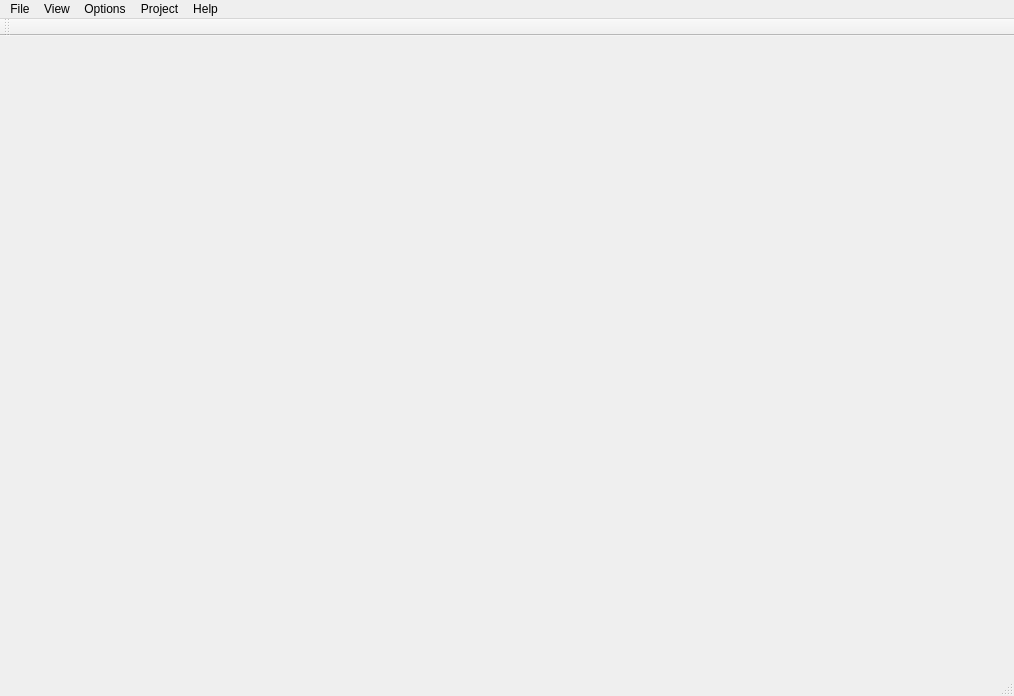
<?xml version="1.0" encoding="UTF-8"?>
<ui version="4.0">
 <class>MainWindow</class>
 <widget class="QMainWindow" name="MainWindow">
  <property name="geometry">
   <rect>
    <x>0</x>
    <y>0</y>
    <width>1014</width>
    <height>696</height>
   </rect>
  </property>
  <property name="windowTitle">
   <string>MainWindow</string>
  </property>
  <widget class="QWidget" name="centralWidget"/>
  <widget class="QMenuBar" name="menuBar">
   <property name="geometry">
    <rect>
     <x>0</x>
     <y>0</y>
     <width>1014</width>
     <height>26</height>
    </rect>
   </property>
   <widget class="QMenu" name="menuFile">
    <property name="title">
     <string>File</string>
    </property>
    <addaction name="actionOpen"/>
    <addaction name="separator"/>
    <addaction name="actionExit"/>
   </widget>
   <widget class="QMenu" name="menuView">
    <property name="title">
     <string>View</string>
    </property>
    <addaction name="separator"/>
    <addaction name="actionFit_To_Window"/>
    <addaction name="separator"/>
   </widget>
   <widget class="QMenu" name="menuOptions">
    <property name="title">
     <string>Options</string>
    </property>
    <addaction name="actionShow_Brief_Only"/>
    <addaction name="actionShow_Only_Missing"/>
    <addaction name="actionShow_Fake_Blocks_and_Arcs"/>
    <addaction name="actionShow_Demangle_Names"/>
    <addaction name="separator"/>
    <addaction name="actionProject_Directory"/>
    <addaction name="actionSource_Directories"/>
    <addaction name="actionBuild_Directories"/>
   </widget>
   <widget class="QMenu" name="menuHelp">
    <property name="title">
     <string>Help</string>
    </property>
    <addaction name="actionHow_To"/>
    <addaction name="actionAbout_Trucov"/>
   </widget>
   <widget class="QMenu" name="menuRun">
    <property name="title">
     <string>Project</string>
    </property>
    <addaction name="actionRun"/>
   </widget>
   <addaction name="menuFile"/>
   <addaction name="menuView"/>
   <addaction name="menuOptions"/>
   <addaction name="menuRun"/>
   <addaction name="menuHelp"/>
  </widget>
  <widget class="QToolBar" name="mainToolBar">
   <attribute name="toolBarArea">
    <enum>TopToolBarArea</enum>
   </attribute>
   <attribute name="toolBarBreak">
    <bool>false</bool>
   </attribute>
  </widget>
  <widget class="QStatusBar" name="statusBar"/>
  <action name="actionOpen">
   <property name="text">
    <string>Open</string>
   </property>
  </action>
  <action name="actionSave_Project">
   <property name="text">
    <string>Save Project</string>
   </property>
  </action>
  <action name="actionSave_Project_As">
   <property name="text">
    <string>Save Project As</string>
   </property>
  </action>
  <action name="actionSave_Report">
   <property name="text">
    <string>Save Report</string>
   </property>
  </action>
  <action name="actionSave_Report_As">
   <property name="text">
    <string>Save Report As</string>
   </property>
  </action>
  <action name="actionSave_All_Report">
   <property name="text">
    <string>Save All Reports</string>
   </property>
  </action>
  <action name="actionSave_Graph">
   <property name="text">
    <string>Save Graph</string>
   </property>
  </action>
  <action name="actionSave_Graph_As">
   <property name="text">
    <string>Save Graph As</string>
   </property>
  </action>
  <action name="actionExit">
   <property name="text">
    <string>Exit</string>
   </property>
  </action>
  <action name="actionFind">
   <property name="text">
    <string>Find</string>
   </property>
  </action>
  <action name="actionFind_Again">
   <property name="text">
    <string>Find Again</string>
   </property>
  </action>
  <action name="actionControl_Flow">
   <property name="checkable">
    <bool>true</bool>
   </property>
   <property name="text">
    <string>Control Flow</string>
   </property>
  </action>
  <action name="actionSource_Code">
   <property name="checkable">
    <bool>true</bool>
   </property>
   <property name="text">
    <string>Source Code</string>
   </property>
  </action>
  <action name="actionProject_Explorer">
   <property name="checkable">
    <bool>true</bool>
   </property>
   <property name="text">
    <string>Project Explorer</string>
   </property>
  </action>
  <action name="actionHow_To">
   <property name="text">
    <string>How To</string>
   </property>
  </action>
  <action name="actionAbout_Trucov">
   <property name="text">
    <string>About Trucov</string>
   </property>
  </action>
  <action name="actionShow_Brief_Only">
   <property name="checkable">
    <bool>true</bool>
   </property>
   <property name="text">
    <string>Show Brief Only</string>
   </property>
  </action>
  <action name="actionShow_Only_Missing">
   <property name="checkable">
    <bool>true</bool>
   </property>
   <property name="text">
    <string>Show Only Missing</string>
   </property>
  </action>
  <action name="actionShow_Fake_Blocks_and_Arcs">
   <property name="checkable">
    <bool>true</bool>
   </property>
   <property name="text">
    <string>Show Fake Blocks and Arcs</string>
   </property>
  </action>
  <action name="actionShow_Demangle_Names">
   <property name="checkable">
    <bool>true</bool>
   </property>
   <property name="text">
    <string>Show Demangled Names</string>
   </property>
  </action>
  <action name="actionSource_Directories">
   <property name="text">
    <string>Source Directories</string>
   </property>
  </action>
  <action name="actionBuild_Directories">
   <property name="text">
    <string>Build Directories</string>
   </property>
  </action>
  <action name="actionNew">
   <property name="text">
    <string>New</string>
   </property>
  </action>
  <action name="actionRun">
   <property name="text">
    <string>Run</string>
   </property>
  </action>
  <action name="actionFit_To_Window">
   <property name="checkable">
    <bool>true</bool>
   </property>
   <property name="text">
    <string>Fit To Frame</string>
   </property>
  </action>
  <action name="actionProject_Directory">
   <property name="text">
    <string>Project Directory</string>
   </property>
  </action>
 </widget>
 <layoutdefault spacing="6" margin="11"/>
 <resources/>
 <connections>
  <connection>
   <sender>actionExit</sender>
   <signal>activated()</signal>
   <receiver>MainWindow</receiver>
   <slot>close()</slot>
   <hints>
    <hint type="sourcelabel">
     <x>-1</x>
     <y>-1</y>
    </hint>
    <hint type="destinationlabel">
     <x>299</x>
     <y>199</y>
    </hint>
   </hints>
  </connection>
  <connection>
   <sender>actionAbout_Trucov</sender>
   <signal>activated()</signal>
   <receiver>MainWindow</receiver>
   <slot>update()</slot>
   <hints>
    <hint type="sourcelabel">
     <x>-1</x>
     <y>-1</y>
    </hint>
    <hint type="destinationlabel">
     <x>299</x>
     <y>199</y>
    </hint>
   </hints>
  </connection>
 </connections>
</ui>
